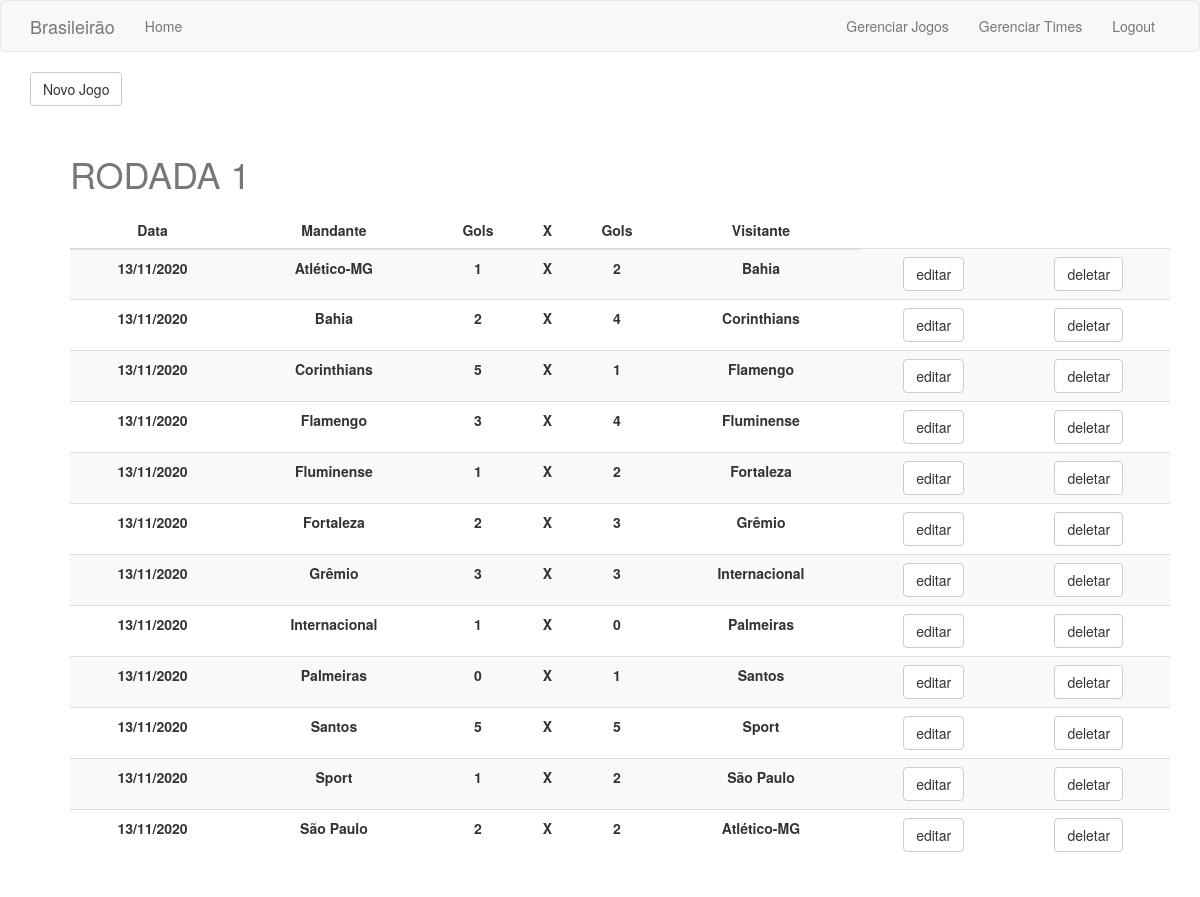
The app's page /jogos/ (signed in, upper part), older data.
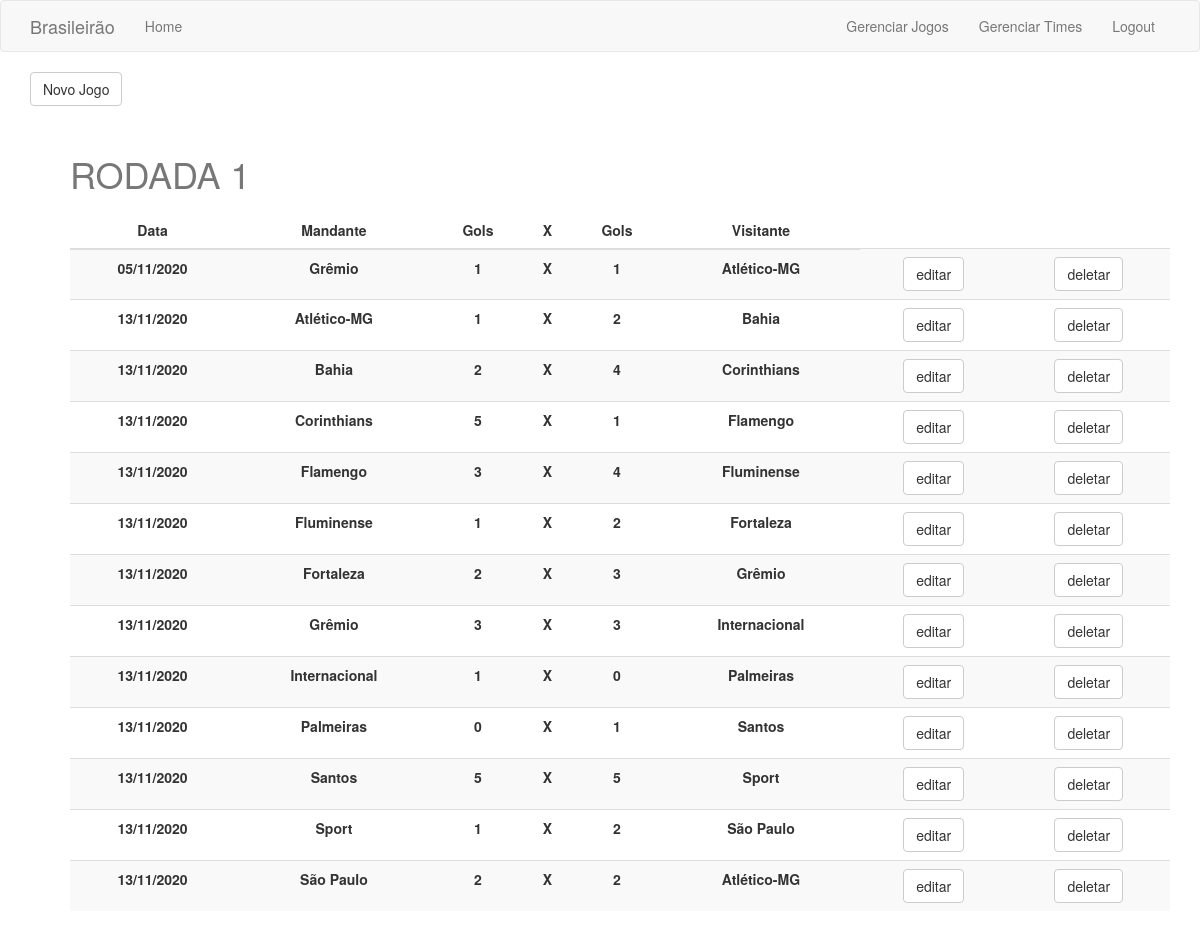
The same page, newer data.
### models/jogo.py (models this page shows, shortened)
class Jogo(db.Model):
    __tablename__ = 'jogos'
    id = db.Column(db.Integer, primary_key=True)
    rodada = db.Column(db.Integer)
    data = db.Column(db.Date)
    time_visitante_id = db.Column(db.Integer, db.ForeignKey('times.id'))
    time_mandante_id = db.Column(db.Integer, db.ForeignKey('times.id'))
    gols_mandante = db.Column(db.Integer, default=0)
    gols_visitante = db.Column(db.Integer, default=0)
    amarelos_mandante = db.Column(db.Integer, default=0)
    amarelos_visitante = db.Column(db.Integer, default=0)
    vermelhos_mandante = db.Column(db.Integer, default=0)
    vermelhos_visitante = db.Column(db.Integer, default=0)
    uix_1 = db.UniqueConstraint(time_visitante_id, time_mandante_id)
    mandante = db.relationship('Time', foreign_keys=[time_mandante_id],
                               backref=db.backref('jogos_mandante'))
    visitante = db.relationship('Time', foreign_keys=[time_visitante_id],
                                backref=db.backref('jogos_visitante'))
    @classmethod
    def jogos_rodada(cls):
        rodadas = 10
        jogos = {}
        for i in range(1, rodadas + 1):
            partidas = cls.query.filter_by(rodada=i) \
                          .order_by(Jogo.data).all()
            jogos[i] = partidas
        return jogos

### models/time.py (models this page shows, shortened)
class Time(db.Model):
    __tablename__ = 'times'
    id = db.Column(db.Integer, primary_key=True)
    escudo = db.Column(db.String)
    nome = db.Column(db.String(20), index=True, unique=True)

### jogos/routes.py (the view)
@bp.route('/')
@login_required
def index():
    jogos = Jogo.jogos_rodada()
    return render_template('listarjogos.html', title='Jogos', jogos=jogos)

### models/user.py (called while the page is built)
@login.user_loader
def load_user(id):
    return User.query.get(int(id))

### jogos/templates/listarjogos.html
{% extends "base.html"%}
{% block app_content %}
<a href="{{ url_for('jogos.create') }}" class="btn btn-default">Novo Jogo</a>
<br>
<br>
<ul>
    {% for rodada in jogos %}
        <table class="table table-striped">
            <caption><h1>RODADA {{rodada }}</h1></caption>
            <thead>
                <tr>
                    <th>Data</th>
                    <th>Mandante</th>
                    <th>Gols</th>
                    <th>X</th>
                    <th>Gols</th>
                    <th>Visitante</th>
                </tr>
            </thead>
            <tbody>
            {% for jogo in jogos[rodada] %}
            <tr>
                <th>{{jogo.data.strftime('%d/%m/%Y') }}</th>
                <th>{{jogo.mandante.nome}}</th>
                <th>{{jogo.gols_mandante}}</th>
                <th>X</th>
                <th>{{jogo.gols_visitante}}</th>
                <th>{{jogo.visitante.nome}}</th>
                <th><a href="{{ url_for('jogos.update', id=jogo.id) }}" class="btn btn-default">editar</a></th>
                <th><a href="{{ url_for('jogos.delete', id=jogo.id) }}" class="btn btn-default">deletar</a></th>
            </tr>
            {% else %}
            <div>Não houveram jogos para essa rodada</div>
            {% endfor %}
            {% endfor %}
</ul>
{% endblock %}

### templates/base.html (shortened to what this page needs)
{% extends 'bootstrap/base.html' %}
{% block styles %}
    {{ super() }}
    <link rel="stylesheet" type="text/css" href="{{ url_for('static', filename='css/estilo.css') }}">
    {% endblock %}
{% block navbar %}
    <nav class="navbar navbar-default">
        <div class="container">
            <div class="navbar-header">
                <a class="navbar-brand" href="{{ url_for('main.index') }}">Brasileirão</a>
            </div>
            <div class="collapse navbar-collapse" id="bs-example-navbar-collapse-1">
                <ul class="nav navbar-nav">
                    <li><a href="{{ url_for('main.index') }}">Home</a></li>
                </ul>
                <ul class="nav navbar-nav navbar-right">
                    {% if current_user.is_anonymous %}
                    <li><a href="{{ url_for('auth.login') }}">Login</a></li>
                    {% else %}
                    <li><a href="{{ url_for('jogos.index') }}">Gerenciar Jogos</a></li>
                    <li><a href="{{ url_for('times.index') }}">Gerenciar Times</a></li>
                    <li><a href="{{ url_for('auth.logout') }}">Logout</a></li>
                    {% endif %}
                </ul>
            </div>
        </div>
    </nav>
{% endblock %}
{% block content %}
	<div class="container">
		{% block app_content %}{% endblock %}
	</div>
{% endblock %}

### static/css/estilo.css (style rules this page uses)
th { text-align: center; }

Row changes from the older to the newer data that the page shows:
added Jogo: data "05/11/2020", mandante.nome "Grêmio", gols_mandante "1", gols_visitante "1", visitante.nome "Atlético-MG"
